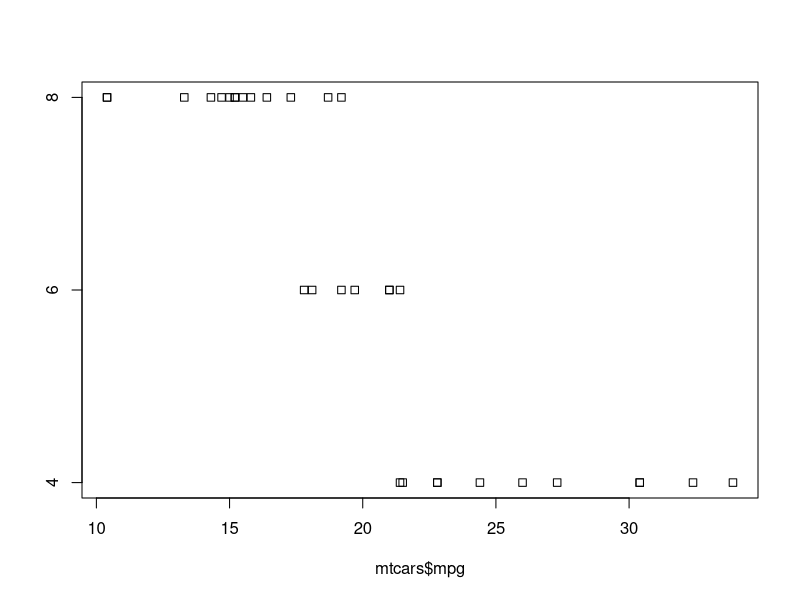
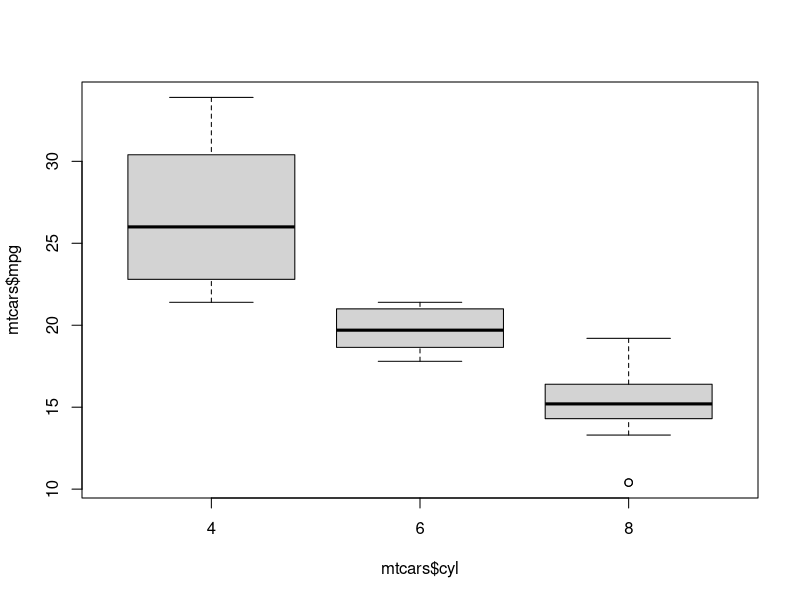
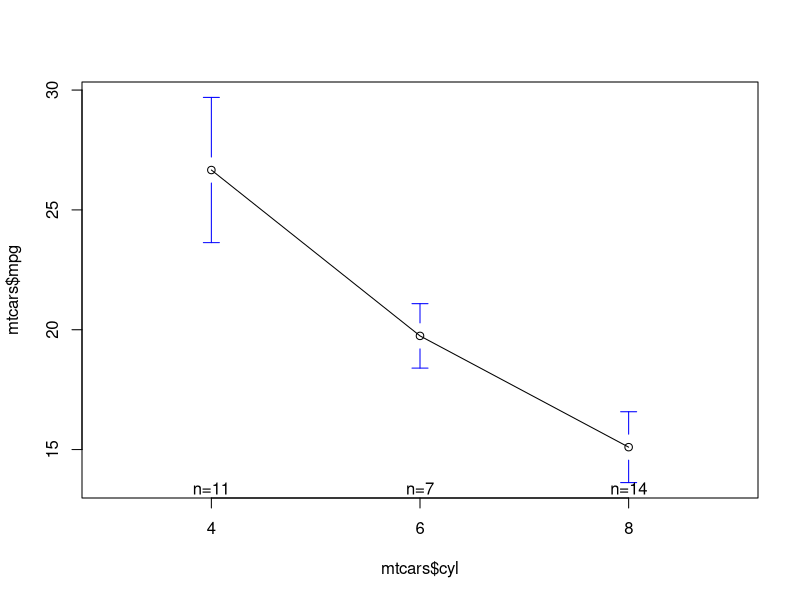

Here is the R script that generated these plots, in order:
# Лекция 6 - улучшение и оценка качества регрессионных моделей

library(car)
library(zoo)
library(lmtest)
library(scatterplot3d)
library(nortest)
library(gplots)
library(MASS)
library(ggplot2)

m2 <- lm(mpg ~ wt + hp, data=mtcars)
m3 <- lm(mpg ~ wt + hp + disp, data=mtcars)

# Определение улучшения качества модели при вводе новых факторов
# RSS - объяснённая дисперсия для моделей
# F - статистика мала
# p > 0.05 - H0 верна, введение новых переменных не улучшает качество модели
anova(m2, m3)

# Дисперсионный анализ модели
# Сумма квадратов показывает "вклад" каждого параметра
anova(m2)

# Информационное сравнение моделей
# Лучше та модель, у которой значение критерия меньше
AIC(m2, m3)

# Тест Стьюдента одновыборочный
# p > 0.05 - Гипотеза о равенстве среднего значения выбранному не отвергается
# ! используется при нормальном распределении выборки 
t.test(mtcars$mpg, mu=20)

# Тест Уилкоксона одновыборочный
# p > 0.05 - Гипотеза о равенстве среднего значения выбранному не отвергается
wilcox.test(mtcars$mpg, mu=20)

# p > 0.05, данные распределены нормально
pearson.test(mtcars$mpg)


# Тест Стьюдента для независимых выборок
# p < 0.05 -> H0 отвергается, есть различия выборок
t.test(mtcars$mpg~mtcars$am)

# Тест Уилкоксона для независимых выборок
# p < 0.05 -> H0 отвергается, есть различия выборок
wilcox.test(mtcars$mpg~mtcars$am)
# по умолчанию дисперсии не равны *var.equal=TRUE

# для зависимых выборок
t.test(mtcars$cyl, mtcars$am, paired=TRUE)


stripchart(mtcars$mpg~mtcars$cyl)
boxplot(mtcars$mpg~mtcars$cyl)
plotmeans(mtcars$mpg~mtcars$cyl)

# Непараметрические тесты множественных сравнений
# Вывод - имеются различия (p-value < 0.05)
kruskal.test(mtcars$mpg~mtcars$cyl)
